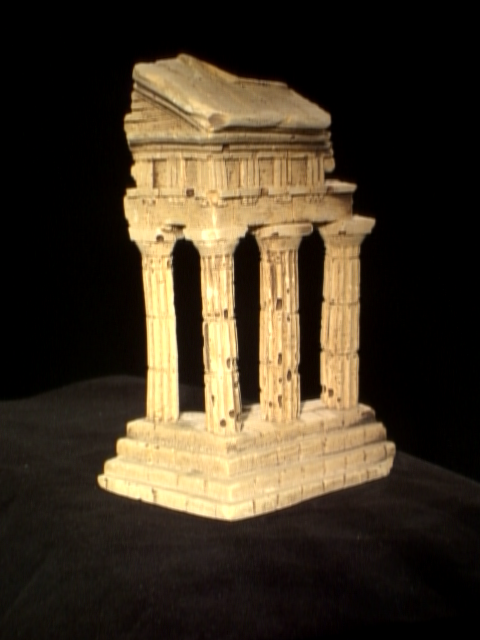
%> input picture TTK4255 - Robotsyn/Øving 6/data/im1.png, 480 x 640 px
$ octave task4.m   (GNU Octave 9; MATLAB toolbox functions it lacks are replaced by stand-ins)
%> lines starting %> are read from the running program, lines starting %| are printed output that depends on the picture
### TTK4255 - Robotsyn/Øving 6/matlab/eight_point.m
function F = eight_point(uv1, uv2)
    % Given n >= 8 point matches, (u1 v1) <-> (u2 v2), compute the
    % fundamental matrix F that satisfies the equations
    %
    %     (u2 v2 1)^T * F * (u1 v1 1) = 0
    %
    % Args:
    %     uv1: (n x 2 array) Pixel coordinates in image 1.
    %     uv2: (n x 2 array) Pixel coordinates in image 2.
    %
    % Returns:
    %     F:   (3 x 3 matrix) Fundamental matrix mapping points in image 1
    %          to lines in image 2.
    %
    % See HZ Ch. 11.2: The normalized 8-point algorithm (p.281).

    % todo: Compute F
    F = zeros([3,3]);
end

% [7 lines left out: function closest_fundamental_matrix, not called in this run]

### TTK4255 - Robotsyn/Øving 6/matlab/epipolar_match.m
function uv2 = epipolar_match(I1, I2, F, uv1)
    % For each point in uv1, finds the matching point in image 2 by
    % an epipolar line search.
    %
    % Args:
    %     I1:  (H x W matrix) Grayscale image 1
    %     I2:  (H x W matrix) Grayscale image 2
    %     F:   (3 x 3 matrix) Fundamental matrix mapping points in image 1 to lines in image 2
    %     uv1: (n x 2 array) Points in image 1
    %
    % Returns:
    %     uv2: (n x 2 array) Best matching points in image 2.
    %
    % Tips:
    % - Image indices must always be integer.
    % - Use round(x) to convert x to an integer.
    % - Use rgb2gray to convert images to grayscale.
    % - Skip points that would result in an invalid access.
    % - Use I(v-w : v+w+1, u-w : u+w) to extract a window of half-width w around (v,u).
    % - Use the sum(..., 'all') function.

    % todo: Compute uv2
    uv2 = zeros(size(uv1));
end

### TTK4255 - Robotsyn/Øving 6/matlab/task4.m
clc; clf; clear;
matches = load('../data/matches.txt');
uv1 = matches(:,1:2);
uv2 = matches(:,3:4);

I1 = im2double(imread('../data/im1.png'));
I2 = im2double(imread('../data/im2.png'));
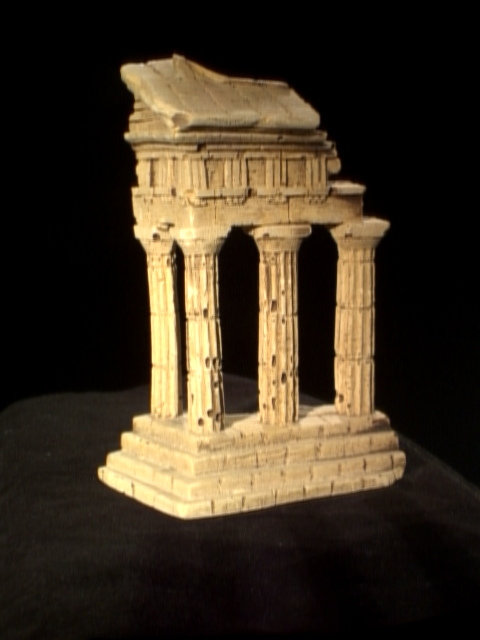
%> input picture TTK4255 - Robotsyn/Øving 6/data/im2.png, 480 x 640 px
K1 = load('../data/K1.txt');
K2 = load('../data/K2.txt');

F = eight_point(uv1, uv2);

% rng(0); % Uncomment if you don't want randomized points

% Choose k random points to visualize
k = 8;
sample = randperm(size(uv1, 1), k);
uv1 = uv1(sample,:);
uv2 = uv2(sample,:);
uv2_match = epipolar_match(rgb2gray(I1), rgb2gray(I2), F, uv1);
%> uv2_match = [0 0; 0 0; 0 0; 0 0; 0 0; 0 0; 0 0; 0 0]

% Draw points in image 1 and matching point in image 2 (true vs epipolar match)
colors = lines(k);
subplot(121);
imshow(I1);
hold on;
scatter(uv1(:,1), uv1(:,2), 100, colors, 'x', 'LineWidth', 2);
title('Image 1');
subplot(122);
imshow(I2);
hold on;
title('Image 2');
scatter(uv2_match(:,1), uv2_match(:,2), 100, colors, 'o', 'LineWidth', 2);
scatter(uv2(:,1), uv2(:,2), 100, colors, 'x', 'LineWidth', 2);
legend('Found match', 'True match');
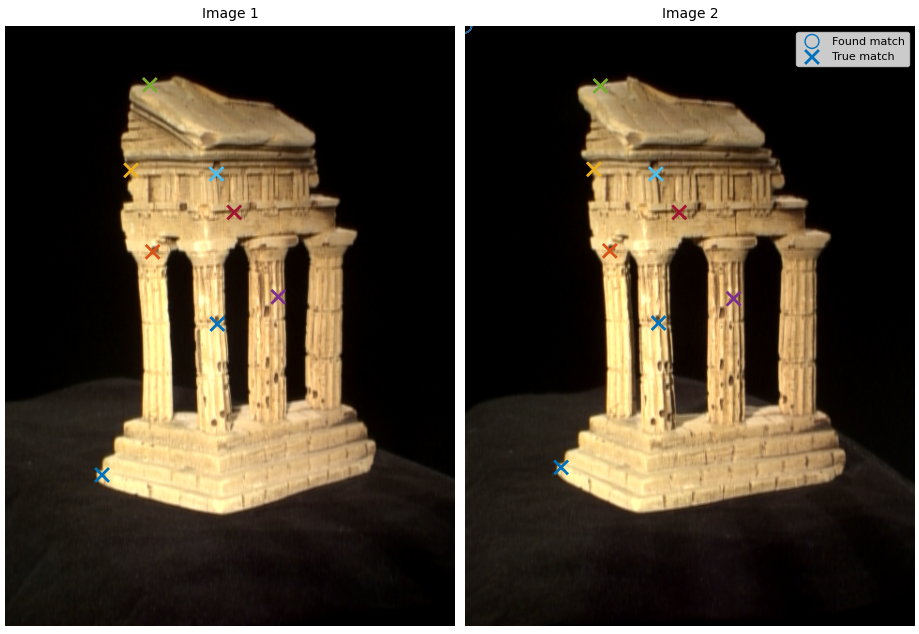
%> figure redrawn from the program's plot data, 2 panels
